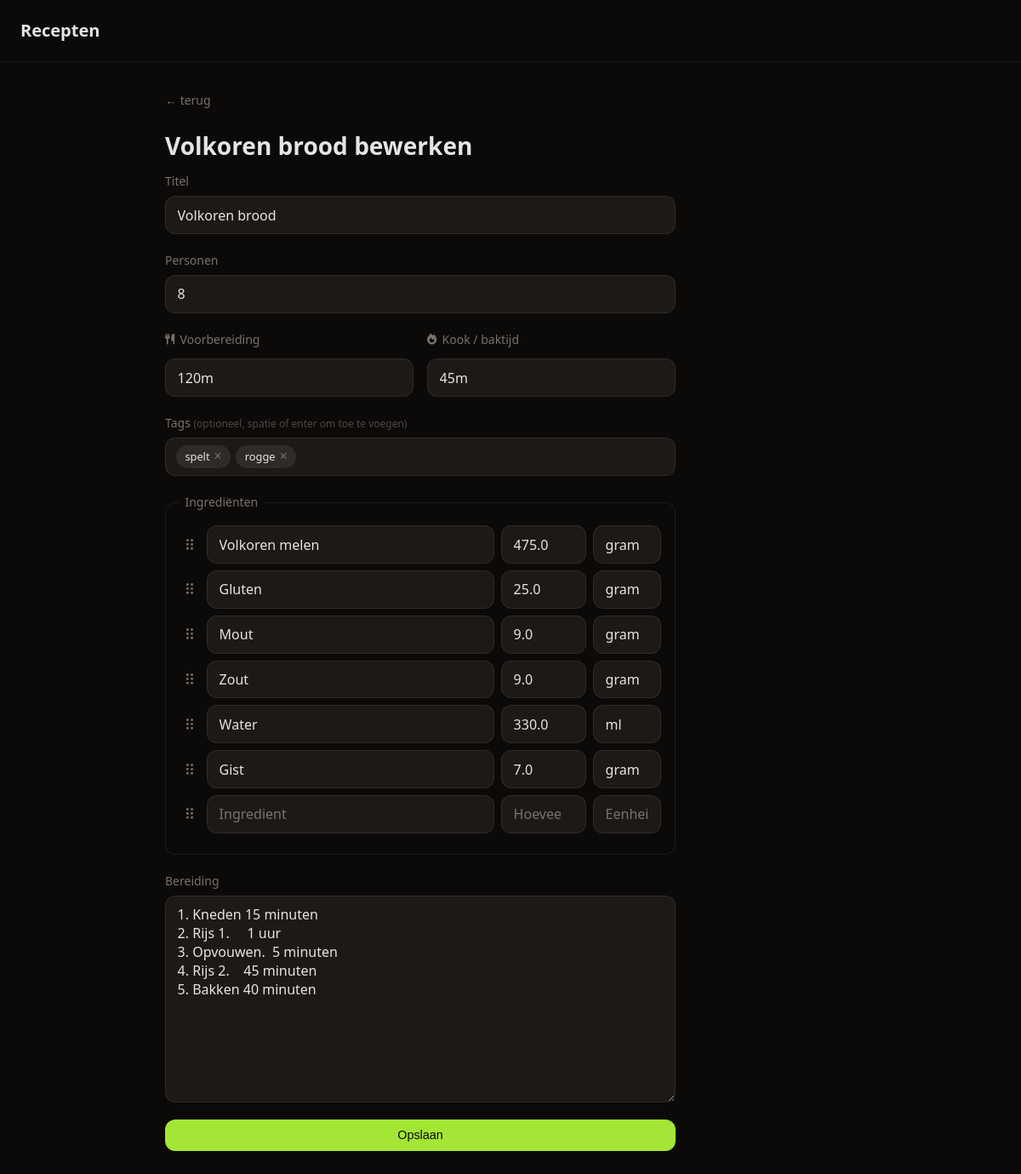
/recipes/3/edit, run on the app's committed database.
### tables this page shows
CREATE TABLE recipe (
            id INTEGER PRIMARY KEY AUTOINCREMENT,
            title TEXT NOT NULL,
            steps TEXT NOT NULL DEFAULT '',
            servings INTEGER NOT NULL DEFAULT 2,
            updated_at TIMESTAMP DEFAULT CURRENT_TIMESTAMP
        , cook_time TEXT, tags TEXT, prep_time TEXT);

CREATE TABLE ingredient (
            id INTEGER PRIMARY KEY AUTOINCREMENT,
            recipe_id INTEGER NOT NULL REFERENCES recipe(id) ON DELETE CASCADE,
            item TEXT NOT NULL,
            amount REAL,
            unit TEXT
        , sort_order INTEGER NOT NULL DEFAULT 0);

### app.py (the view)
@app.route("/recipes/<int:id>/edit", methods=["GET", "POST"])
def edit_recipe(id):
    db = get_db()
    recipe = db.execute("SELECT * FROM recipe WHERE id = ?", [id]).fetchone()
    if not recipe:
        return "Recept niet gevonden", 404
    if request.method == "POST":
        return _save_recipe(id)
    ingredients = db.execute("SELECT * FROM ingredient WHERE recipe_id = ? ORDER BY sort_order", [id]).fetchall()
    return render_template("edit.html", recipe=recipe, ingredients=ingredients)

### app.py (called while the page is built)
def get_db():
    if "db" not in g:
        g.db = sqlite3.connect(DATABASE)
        g.db.row_factory = sqlite3.Row
        g.db.execute("PRAGMA foreign_keys = ON")
    return g.db

### templates/edit.html (shortened to what this page needs)
{% extends "base.html" %}
{% block content %}
<a href="{% if recipe %}/recipes/{{ recipe.id }}{% else %}/{% endif %}" class="back">← terug</a>
<h1>{% if recipe %}{{ recipe.title }} bewerken{% else %}Nieuw recept{% endif %}</h1>
<form method="POST" class="recipe-form" {% if recipe %}data-recipe-id="{{ recipe.id }}"{% endif %}>
  <label>
    Titel
    <input name="title" value="{{ recipe.title if recipe else '' }}" required>
  </label>
  <label>
    Personen
    <input name="servings" type="number" min="1" value="{{ recipe.servings if recipe else 2 }}">
  </label>
  <div class="time-fields">
    <label>
      <span class="time-label"><i class="fa-solid fa-utensils"></i> Voorbereiding</span>
      <input name="prep_time" placeholder="bijv. 15 min" value="{{ recipe.prep_time if recipe and recipe.prep_time else '' }}">
    </label>
    <label>
      <span class="time-label"><i class="fa-solid fa-fire"></i> Kook / baktijd</span>
      <input name="cook_time" placeholder="bijv. 30 min" value="{{ recipe.cook_time if recipe and recipe.cook_time else '' }}">
    </label>
  </div>
  <div class="form-group">
    <span class="form-label">Tags <span class="label-optional">(optioneel, spatie of enter om toe te voegen)</span></span>
    <div id="tag-input-box" class="tag-input-box">
      {% if recipe and recipe.tags %}
        {% for tag in recipe.tags.split(',') %}
          {% set t = tag.strip() %}
          {% if t %}
          <span class="tag-pill">{{ t }}<button type="button" class="tag-remove" data-tag="{{ t }}">×</button></span>
          {% endif %}
        {% endfor %}
      {% endif %}
      <input id="tag-text" type="text" placeholder="{% if not recipe or not recipe.tags %}bijv. pasta, soep…{% endif %}" autocomplete="off">
    </div>
  </div>
  <fieldset>
    <legend>Ingrediënten</legend>
    <div id="ingredient-list">
      {% for ing in ingredients %}
      <div class="ingredient-row" draggable="true">
        <span class="drag-handle">⠿</span>
        <input name="item_{{ loop.index0 }}" placeholder="Ingredient" value="{{ ing.item }}">
        <input name="amount_{{ loop.index0 }}" placeholder="Hoeveelheid" type="number" step="any" value="{{ ing.amount if ing.amount is not none else '' }}" class="amount-field">
        <input name="unit_{{ loop.index0 }}" placeholder="Eenheid" value="{{ ing.unit if ing.unit else '' }}" class="unit-field">
      </div>
      {% endfor %}
      <div class="ingredient-row" draggable="true">
        <span class="drag-handle">⠿</span>
        <input name="item_{{ ingredients|length }}" placeholder="Ingredient">
        <input name="amount_{{ ingredients|length }}" placeholder="Hoeveelheid" type="number" step="any" class="amount-field">
        <input name="unit_{{ ingredients|length }}" placeholder="Eenheid" class="unit-field">
      </div>
    </div>
  </fieldset>
  <label>
    Bereiding
    <textarea name="steps" rows="10">{{ recipe.steps if recipe else '' }}</textarea>
  </label>
  <button type="submit" class="btn btn-primary">Opslaan</button>
</form>
{% endblock %}

### static/css/style.css (style rules this page uses)
*, *::before, *::after { box-sizing: border-box; margin: 0; padding: 0; }
:root { --bg: #0c0a09; --surface: #1c1917; --border: rgba(255,255,255,0.08); --text: #e7e5e4; --muted: #78716c; --accent: #a3e635; --accent-fg: #0c0a09; --danger: #dc2626; --radius: 12px; --panel-width: min(420px, 90vw); }
body { background: var(--bg); color: var(--text); font-family: system-ui, sans-serif; font-size: 1rem; line-height: 1.6; min-height: 100vh; }
h1 { font-size: 1.75rem; font-weight: 700; margin-bottom: 0.5rem; }
.back { display: inline-block; color: var(--muted); text-decoration: none; font-size: 0.875rem; margin-bottom: 1.25rem; }
.time-fields { display: grid; grid-template-columns: 1fr 1fr; gap: 1rem; }
.time-label { display: flex; align-items: center; gap: 0.4rem; font-size: 0.875rem; color: var(--muted); margin-bottom: 0.35rem; }
.time-label i { color: var(--muted); }
.time-fields label { display: flex; flex-direction: column; gap: 0.35rem; }
.time-label { font-size: 0.875rem; color: var(--muted); display: flex; align-items: center; gap: 0.4rem; }
.time-label i { font-size: 0.8rem; }
.btn { display: inline-block; padding: 0.6rem 1.2rem; border-radius: var(--radius); font-size: 0.9rem; font-weight: 500; cursor: pointer; text-decoration: none; border: 1px solid var(--border); background: var(--surface); color: var(--text); }
.btn-primary { background: var(--accent); color: var(--accent-fg); border-color: transparent; }
.recipe-form { display: flex; flex-direction: column; gap: 1.25rem; max-width: 600px; }
.recipe-form label { display: flex; flex-direction: column; gap: 0.35rem; font-size: 0.875rem; color: var(--muted); }
.label-optional { font-size: 0.75rem; color: var(--muted); opacity: 0.6; }
.recipe-form input, .recipe-form textarea { background: var(--surface); border: 1px solid var(--border); border-radius: var(--radius); color: var(--text); font-family: inherit; font-size: 1rem; padding: 0.65rem 0.85rem; width: 100%; }
.recipe-form textarea { resize: vertical; }
fieldset { border: 1px solid var(--border); border-radius: var(--radius); padding: 1rem; }
legend { font-size: 0.875rem; color: var(--muted); padding: 0 0.4rem; }
.ingredient-row { display: grid; grid-template-columns: 1fr 100px 80px; gap: 0.5rem; margin-bottom: 0.5rem; }
.ingredient-row[draggable] { grid-template-columns: 24px 1fr 100px 80px; cursor: default; }
.drag-handle { color: var(--muted); cursor: grab; display: flex; align-items: center; justify-content: center; font-size: 1.1rem; user-select: none; }
.form-group { display: flex; flex-direction: column; gap: 0.35rem; }
.form-label { font-size: 0.875rem; color: var(--muted); }
.tag-input-box { display: flex; flex-wrap: wrap; gap: 0.4rem; align-items: center; background: var(--surface); border: 1px solid var(--border); border-radius: var(--radius); padding: 0.5rem 0.75rem; cursor: text; min-height: 2.75rem; }
.tag-input-box input { background: none; border: none; color: var(--text); font-family: inherit; font-size: 1rem; outline: none; padding: 0; min-width: 120px; flex: 1; }
.tag-pill { display: inline-flex; align-items: center; gap: 0.3rem; background: var(--border); border-radius: 999px; padding: 0.2rem 0.65rem; font-size: 0.8rem; color: var(--text); white-space: nowrap; }
.tag-remove { background: none; border: none; color: var(--muted); cursor: pointer; font-size: 1rem; line-height: 1; padding: 0; }

### data on the page
recipe: title "Volkoren brood", servings "8", prep_time "120m", cook_time "45m", steps "1. Kneden 15 minuten 2. Rijs 1. 1 uur 3. Opvouwen. 5 minuten 4. Rijs 2. 45 minuten 5. Bakken 40 minuten"
ingredient: item "Volkoren melen", amount "475.0", unit "gram"
ingredient: item "Gluten", amount "25.0", unit "gram"
ingredient: item "Mout", amount "9.0", unit "gram"
ingredient: item "Zout", amount "9.0", unit "gram"
ingredient: item "Water", amount "330.0", unit "ml"
ingredient: item "Gist", amount "7.0", unit "gram"

### other printed values
{{ t }} "spelt" "rogge"
